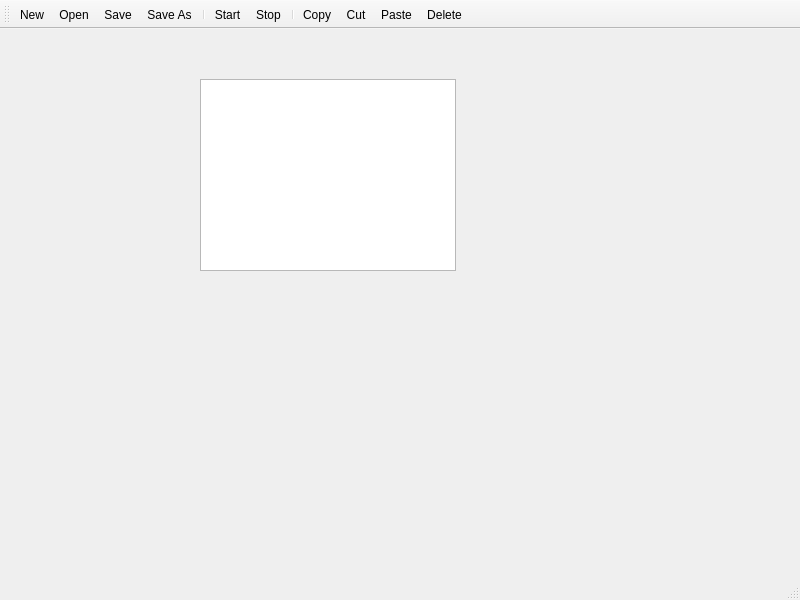
<?xml version="1.0" encoding="UTF-8"?>
<ui version="4.0">
 <class>MainWindow</class>
 <widget class="QMainWindow" name="MainWindow">
  <property name="geometry">
   <rect>
    <x>0</x>
    <y>0</y>
    <width>800</width>
    <height>600</height>
   </rect>
  </property>
  <property name="windowTitle">
   <string>MainWindow</string>
  </property>
  <widget class="QWidget" name="centralwidget">
   <widget class="QListView" name="listView">
    <property name="geometry">
     <rect>
      <x>200</x>
      <y>50</y>
      <width>256</width>
      <height>192</height>
     </rect>
    </property>
   </widget>
  </widget>
  <widget class="QMenuBar" name="menubar">
   <property name="geometry">
    <rect>
     <x>0</x>
     <y>0</y>
     <width>800</width>
     <height>21</height>
    </rect>
   </property>
  </widget>
  <widget class="QStatusBar" name="statusbar"/>
  <widget class="QToolBar" name="toolBar">
   <property name="windowTitle">
    <string>toolBar</string>
   </property>
   <attribute name="toolBarArea">
    <enum>TopToolBarArea</enum>
   </attribute>
   <attribute name="toolBarBreak">
    <bool>false</bool>
   </attribute>
   <addaction name="actionNew"/>
   <addaction name="actionOpen"/>
   <addaction name="actionSave"/>
   <addaction name="actionSave_As"/>
   <addaction name="separator"/>
   <addaction name="actionStart"/>
   <addaction name="actionStop"/>
   <addaction name="separator"/>
   <addaction name="actionCopy"/>
   <addaction name="actionCut"/>
   <addaction name="actionPaste"/>
   <addaction name="actionDelete"/>
  </widget>
  <action name="actionNew">
   <property name="icon">
    <iconset resource="resources.qrc">
     <normaloff>:/files/images/new.png</normaloff>:/files/images/new.png</iconset>
   </property>
   <property name="text">
    <string>New</string>
   </property>
  </action>
  <action name="actionOpen">
   <property name="icon">
    <iconset resource="resources.qrc">
     <normaloff>:/files/images/open.png</normaloff>:/files/images/open.png</iconset>
   </property>
   <property name="text">
    <string>Open</string>
   </property>
  </action>
  <action name="actionSave">
   <property name="icon">
    <iconset resource="resources.qrc">
     <normaloff>:/files/images/save.png</normaloff>:/files/images/save.png</iconset>
   </property>
   <property name="text">
    <string>Save</string>
   </property>
  </action>
  <action name="actionSave_As">
   <property name="icon">
    <iconset resource="resources.qrc">
     <normaloff>:/files/images/save_as.png</normaloff>:/files/images/save_as.png</iconset>
   </property>
   <property name="text">
    <string>Save As</string>
   </property>
  </action>
  <action name="actionStart">
   <property name="icon">
    <iconset resource="resources.qrc">
     <normaloff>:/files/images/control_play_blue.png</normaloff>:/files/images/control_play_blue.png</iconset>
   </property>
   <property name="text">
    <string>Start</string>
   </property>
  </action>
  <action name="actionStop">
   <property name="icon">
    <iconset resource="resources.qrc">
     <normaloff>:/files/images/control_stop_blue.png</normaloff>:/files/images/control_stop_blue.png</iconset>
   </property>
   <property name="text">
    <string>Stop</string>
   </property>
  </action>
  <action name="actionCopy">
   <property name="icon">
    <iconset resource="resources.qrc">
     <normaloff>:/files/images/page_copy.png</normaloff>:/files/images/page_copy.png</iconset>
   </property>
   <property name="text">
    <string>Copy</string>
   </property>
  </action>
  <action name="actionCut">
   <property name="icon">
    <iconset resource="resources.qrc">
     <normaloff>:/files/images/cut.png</normaloff>:/files/images/cut.png</iconset>
   </property>
   <property name="text">
    <string>Cut</string>
   </property>
  </action>
  <action name="actionPaste">
   <property name="icon">
    <iconset resource="resources.qrc">
     <normaloff>:/files/images/page_paste.png</normaloff>:/files/images/page_paste.png</iconset>
   </property>
   <property name="text">
    <string>Paste</string>
   </property>
  </action>
  <action name="actionDelete">
   <property name="icon">
    <iconset resource="resources.qrc">
     <normaloff>:/files/images/delete.png</normaloff>:/files/images/delete.png</iconset>
   </property>
   <property name="text">
    <string>Delete</string>
   </property>
  </action>
 </widget>
 <resources>
  <include location="resources.qrc"/>
 </resources>
 <connections/>
</ui>
